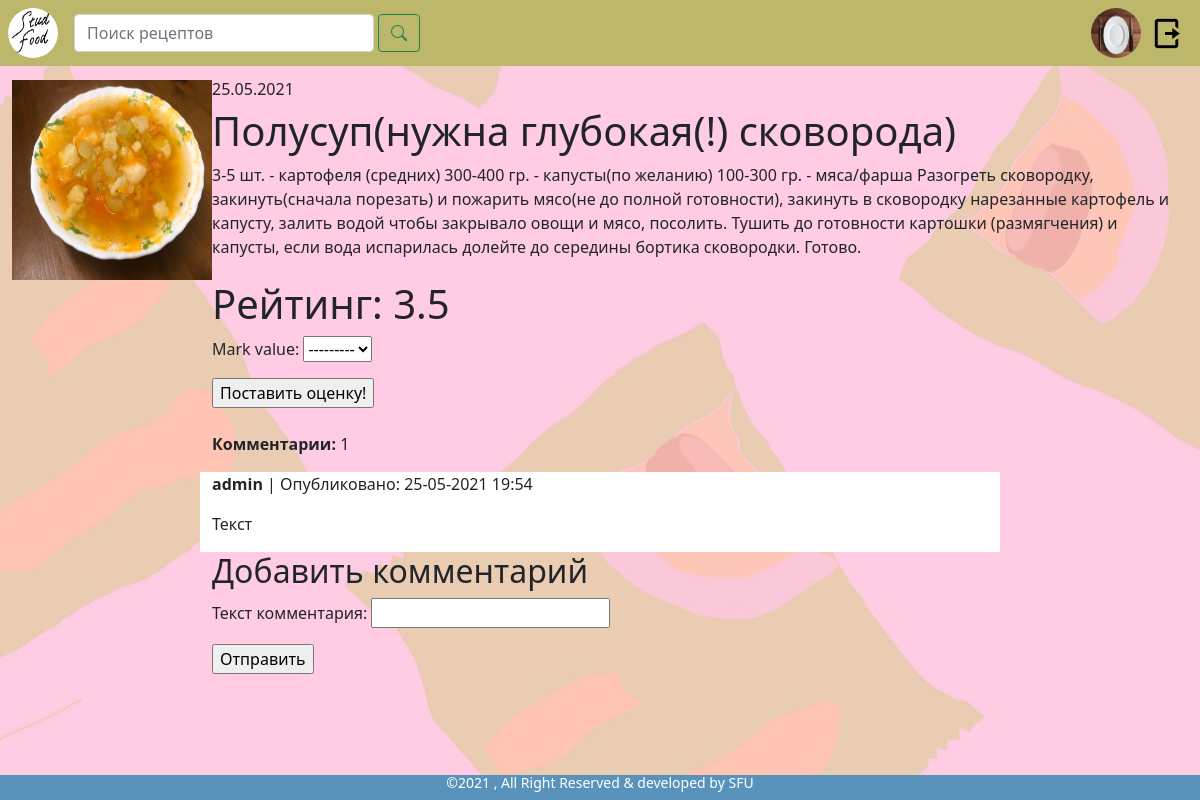
/detail/8/ (signed in), run on the app's committed database.
### studentfood/models.py (models this page shows, shortened)
class User(AbstractUser):
    photo = models.ImageField('Фото', default='user_img/no_photo.jpg', upload_to='user_img')  # установлена стандартная фотография. пользовательские фото будут загружены в media/user_img
    @property
    def photo_url(self):
        if self.photo and hasattr(self.photo, 'url'):
            return self.photo.url

class Recipe(models.Model):  # рецепт
    recipe_name = models.CharField('Название', max_length=40)  # название рецепта
    pub_date = models.DateTimeField('Дата публикации', auto_now_add=True)  # дата публикация
    description = models.TextField('Описание')  # описание рецепта
    price = models.IntegerField('Примерная стоимость', null=True)
    user = models.ForeignKey(User, on_delete=models.CASCADE)
    GLOBAL_CATEGORY = [
        ('first', 'Первые блюда'),
        ('second', 'Вторые блюда'),
        ('snack', 'Закуски/Салаты'),
        ('sweet', 'Сладкое/Десерты'),
    ]
    category = models.CharField('Категория', choices=GLOBAL_CATEGORY, max_length=16, blank=True)
    photo = models.ImageField('Фото рецепта', default='recipe_img/no_photo.jpg', null=True, blank=True, upload_to='recipe_img')  # фото будут храниться по пути /media/recipe_img (не забудь создать эти папки перед тестом)
    @property
    def photo_url(self):
        if self.photo and hasattr(self.photo, 'url'):
            return self.photo.url
    def calculate_mark(self):  # реализовать оценку
        max_marks = self.mark_set.all()
        sum_marks = 0
        for get_mark in max_marks:
            sum_marks += get_mark.mark_value
        if len(max_marks) == 0:
            avg_mark = 0
        else:
            avg_mark = sum_marks/len(max_marks)
        return avg_mark

class Mark(models.Model):
    USER_MARK_SET = [
        (1, 1),
        (2, 2),
        (3, 3),
        (4, 4),
        (5, 5),
    ]
    mark_value = models.FloatField(choices=USER_MARK_SET, validators=[MinValueValidator(0.0), MaxValueValidator(5.0)])
    recipe = models.ForeignKey(Recipe, on_delete=models.CASCADE)
    user = models.ForeignKey(User, on_delete=models.CASCADE)
    class Meta:
        unique_together = ('recipe', 'user')

class Comment(models.Model):
    text = models.CharField('Текст комментария', max_length=1500)
    user = models.ForeignKey(User, on_delete=models.CASCADE)  # связь комментария с пользователем
    recipe = models.ForeignKey(Recipe, on_delete=models.CASCADE)  # связь комментария с рецептом
    pub_date = models.DateTimeField('Опубликовано', default=timezone.now)

### studentfood/views.py (the view, shortened to what this page needs)
# urls.py: path('detail/<int:recipe_id>/', views.detail, name='detail'),
def detail(request, recipe_id):  # объект (написать список полей)
    recipe_detail = get_object_or_404(Recipe, pk=recipe_id)
    comment_list = recipe_detail.comment_set.all()
    comments_count = comment_list.count()
    marks_list = recipe_detail.mark_set.all()
    bookmark_list = recipe_detail.bookmark_set.all()
    bookmark_user_ids = []
    for row in bookmark_list:
        bookmark_user_ids.append(row.user_added.id)
    comment_form = CommentForm()
    mark_form = MarkForm()
    post_comment = None
    context = {'recipe_detail': recipe_detail,
               'comment_list': comment_list,
               'comment_form': comment_form,
               'post_comment': post_comment,
               'comments_count': comments_count,
               'mark_form': mark_form,
               'bookmark_user_ids': bookmark_user_ids
              }
    return render(request, 'studentfood/html/detail_recipe/product.html', context)

### studentfood/forms.py
class CommentForm(forms.ModelForm):
    class Meta:
        model = Comment
        fields = ('text',)

class MarkForm(forms.ModelForm):
    class Meta:
        model = Mark
        fields = ('mark_value',)

### studentfood/templates/studentfood/html/detail_recipe/product.html (shortened to what this page needs)
{% extends 'studentfood/html/base.html' %}{% load static%}
{% load crispy_forms_tags %}
{% block stat%}
    <link href="{% static "css/product.css" %}" rel="stylesheet" type="text/css">
{% endblock %}
{% block main %}
    <div class="container-fluid">
        <div class="row">
            <div class="col-2">
                <img src="{{ recipe_detail.photo_url }}" width="200" height="200" alt="Технические неполадки">
            </div>
            <div class="col-10">
                <h6>{{ recipe_detail.pub_date|date:"d.m.Y" }}</h6>
                <h1>{{ recipe_detail.recipe_name }}</h1>
                <p>{{ recipe_detail.description }}</p>
            </div>
        </div>
        <div class="row">
            <div class="col-2"></div>
            <div class="col-8">
                <h1>Рейтинг: {{ recipe_detail.calculate_mark }}</h1>
                {% if request.user.is_authenticated %}
                <form action="" method="post">
                    {{ mark_form.as_p }}
                    <input type="submit" value="Поставить оценку!">
                </form>
                    {% else %}
                    <p>Войдите в систему, чтобы поставить оценку.</p>
                {% endif %}
                <br>
                <div class="row">
                    <p>
                        <strong>Комментарии:</strong>
                        <span>{{ comments_count }}</span>
                    </p>
                    {% for comment in comment_list %}
                            <div class="comment-obj">
                                <p><strong>{{ comment.user }}</strong> | Опубликовано: {{ comment.pub_date|date:"d-m-Y H:i" }}</p>
                                <p>{{ comment.text }}</p>
                            </div>
                        {% empty %}
                            <p>Нет комментариев. Будь первым!</p>
                    {% endfor %}
                    {% if request.user.is_authenticated %}
                                {% if post_comment %}
                                    <h2>Ваш комментарий добавлен!</h2>
                                {% else %}
                                    <h2>Добавить комментарий</h2>
                                    <form action="." method="post">
                                        {{ comment_form.as_p }}
                                        <p><input type="submit" value="Отправить"></p>
                                    </form>
                                {% endif %}
                    {% endif %}
                </div>
            </div>
            <div class="col-2"></div>
        </div>
    </div>
{% endblock %}

### studentfood/templates/studentfood/html/base.html (shortened to what this page needs)
{% load crispy_forms_tags %}
<!DOCTYPE html>
<html>
<head>
    {% load static%}
    <link href="https://cdn.jsdelivr.net/npm/bootstrap@5.0.0-beta2/dist/css/bootstrap.min.css" rel="stylesheet">
    <link rel="stylesheet" href="https://cdn.jsdelivr.net/npm/bootstrap-icons@1.4.1/font/bootstrap-icons.css">
    <link href="{% static "css/base.css" %}" rel="stylesheet" type="text/css">
    {% block stat %}
    {% endblock %}
</head>
<body>
    <nav class="navbar navbar-expand-md navbar-dark fixed-top">
        <a class="navbar-brand" href="{% url 'studentfood:main' %}">
            <img src='../../static/images/logo.jpg' width="50"
                 height="50"
                 alt="Рецепты"
                 class="rounded-circle">
        </a>
        <div id="search">
            <form class="d-flex">
                <input class="form-control me-1" type="search" placeholder="Поиск рецептов" aria-label="Search" id="search-input" name="search">
                <button class="btn btn-outline-success" type="submit"><i class="bi bi-search"></i></button>
            </form>
        </div>
        <div class="collapse navbar-collapse" id="navbarNavAltMarkup">
            <div class="navbar-nav">
                {% if request.user.is_authenticated %}
                      <a href="{% url 'studentfood:profile' %}" class="image-profile">
                          <img src='{{ user.photo_url }}' width="50" height="50" class="rounded-circle" alt="{{ user.username }}">
                      </a>
                      <a class="nav-item nav-link" href="/logout" id="a-button"><img src='../../static/images/exit.png' width="35" height="35" alt="Выход"></a>
                {% else %}
                    <a class="nav-item nav-link active" href="/login">Вход</a>
                    <a class="nav-item nav-link active" href="/reg">Регистрация</a>
                {% endif %}
            </div>
        </div>
    </nav>
    <div  class="container-fluid jumbotron" id="content">
        {% block main %}
        {% endblock %}
    </div>
    <div class="copyright-main">
        <div class="container">
            <div class="row">
                <div class="col-lg-12 col-md-12 col-sm-12 col-xs-12">
                    <h6 class="copy-title">©2021 , All Right Reserved & developed by SFU</h6>
                </div>
            </div>
        </div>
    </div>
</body>
</html>

### studentfood/static/css/base.css (style rules this page uses)
body { margin:0px; padding:0px; background-size: auto; background: url("../images/background.jpg") no-repeat center; }
.navbar { background: darkkhaki; padding:3px 8px; overflow:auto; }
.navbar-collapse { justify-content: flex-end; }
#search { overflow:auto; }
#search-input { width: 300px; }
.copyright-main { position: fixed; left: 0; bottom: 0; width: 100%; background-color:#5993bb; color: white; text-align: center; }
.copy-title { font-size: 14px; }
#content { padding: 80px 0px; overflow: hidden; }

### studentfood/static/css/product.css (style rules this page uses)
.comment-obj { background: white; overflow: hidden; }

### data on the page
User: photo_url (placeholder picture)
Recipe: photo_url (picture), pub_date "25.05.2021", recipe_name "Полусуп(нужна глубокая(!) сковорода)", description "3-5 шт. - картофеля (средних) 300-400 гр. - капусты(по желанию) 100-300 гр. - мяса/фарша Разогреть сковородку, закинуть(сначала порезать) и пожарить мясо(не до полной готовности), закинуть в сковородку нарезанные картофель и капусту, залить водой чтобы закрывало овощи и мясо, посолить. Тушить до готовности картошки (размягчения) и капусты, если вода испарилась долейте до середины бортика сковородки. Готово.", calculate_mark "3.5"
Comment: user "admin", pub_date "25-05-2021 19:54", text "Текст"

### other printed values
{{ comments_count }} "1"
